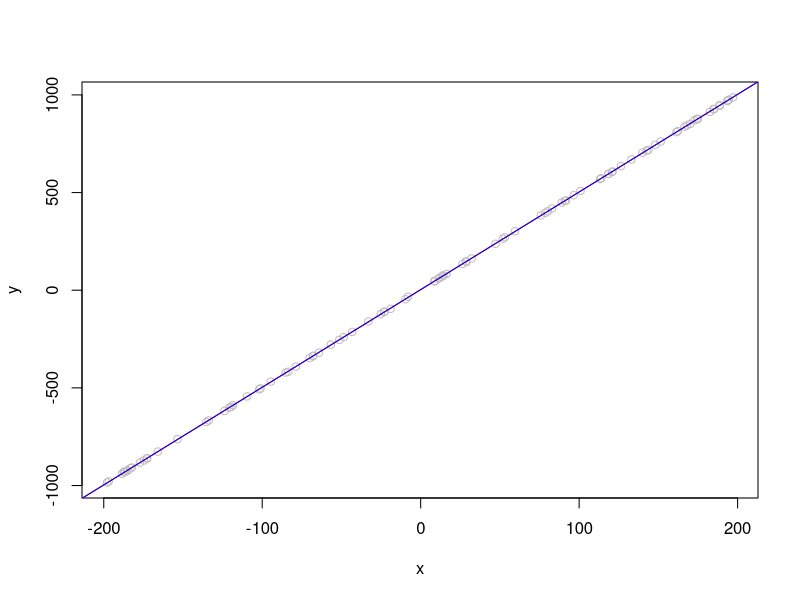
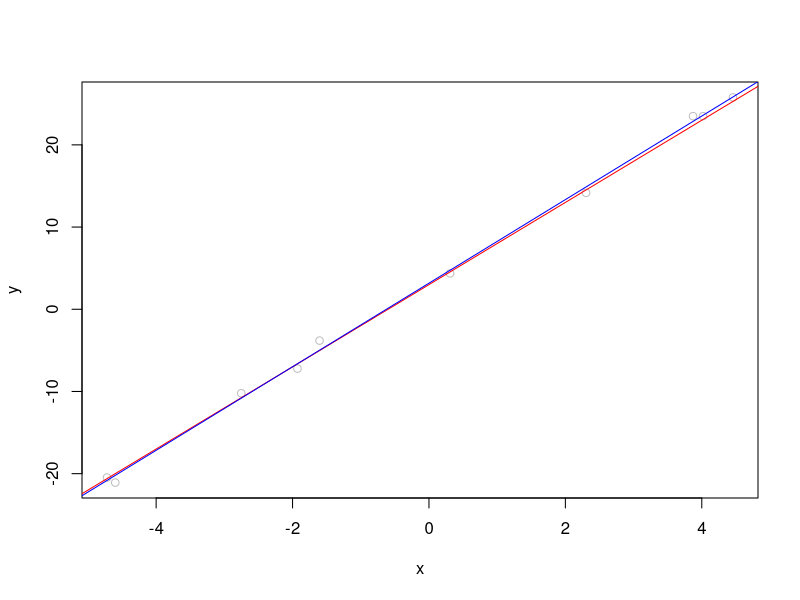
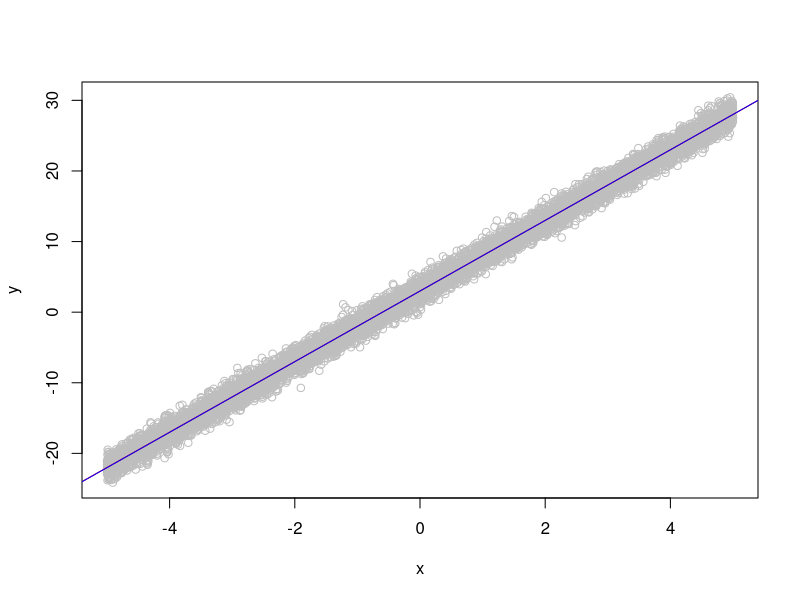
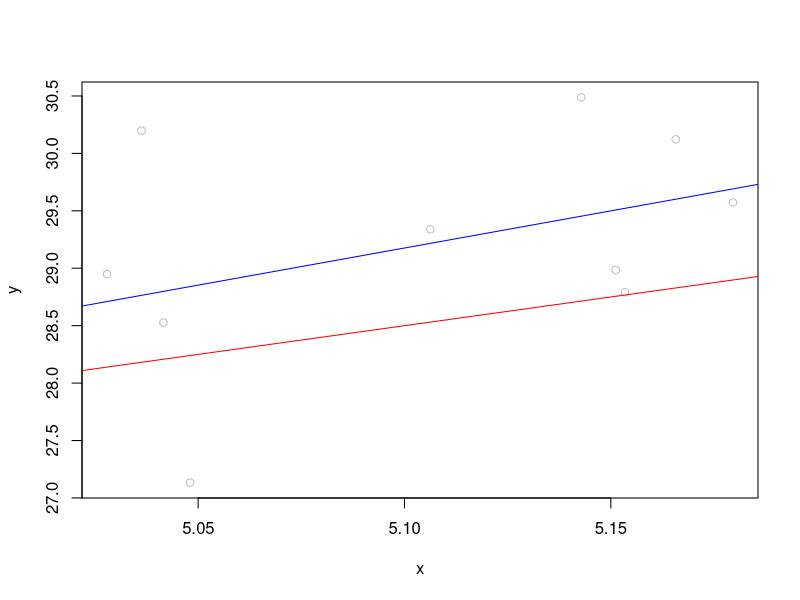
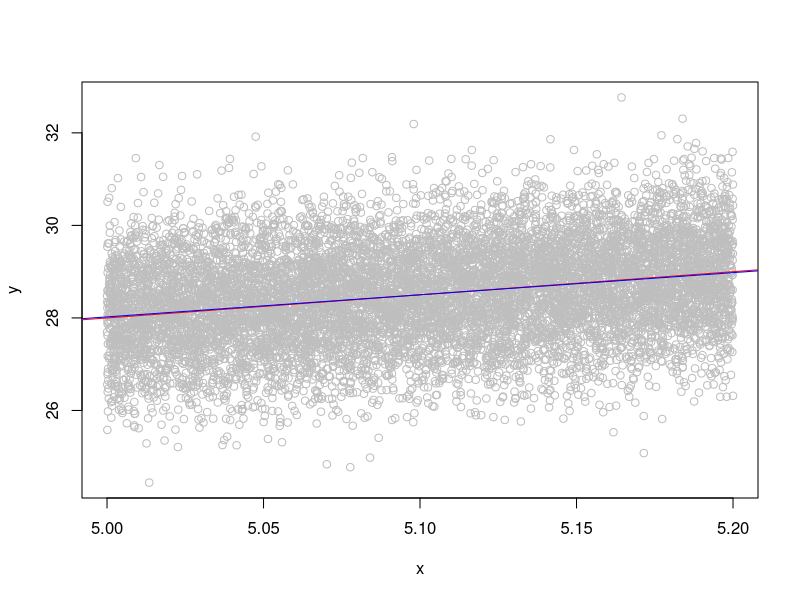
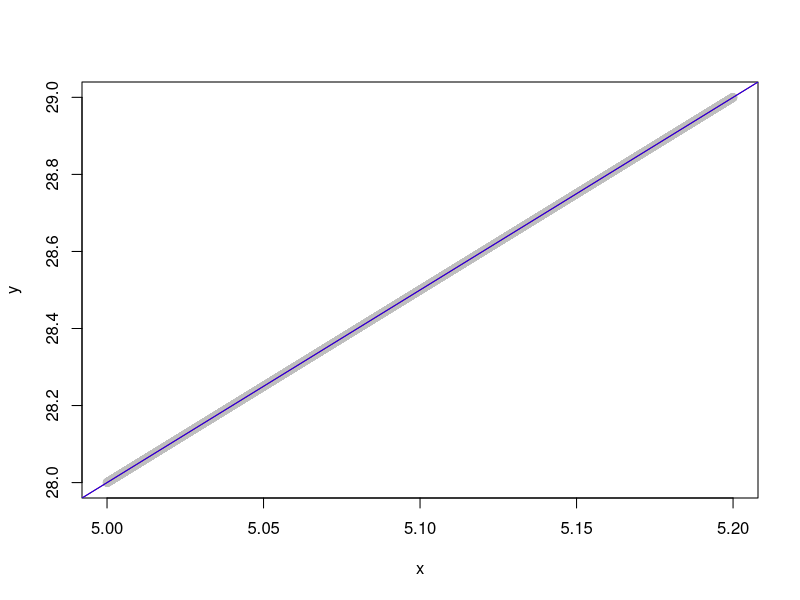
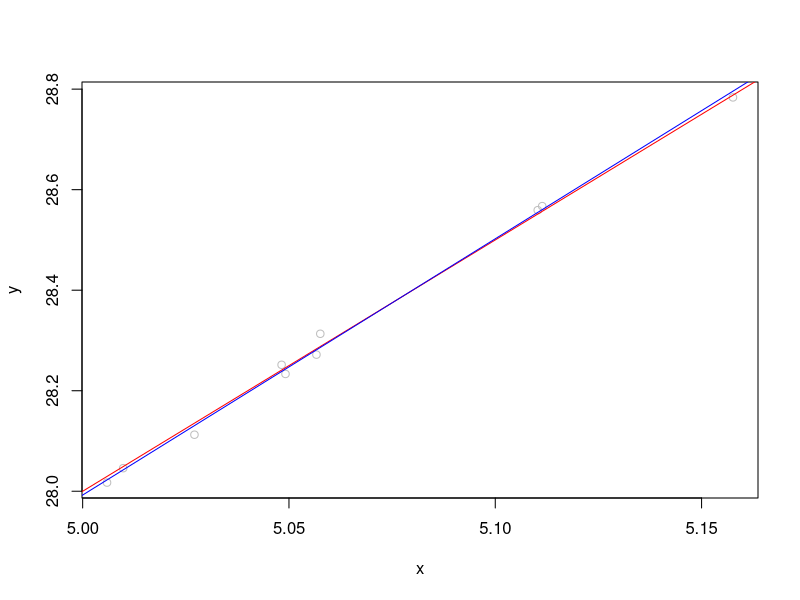
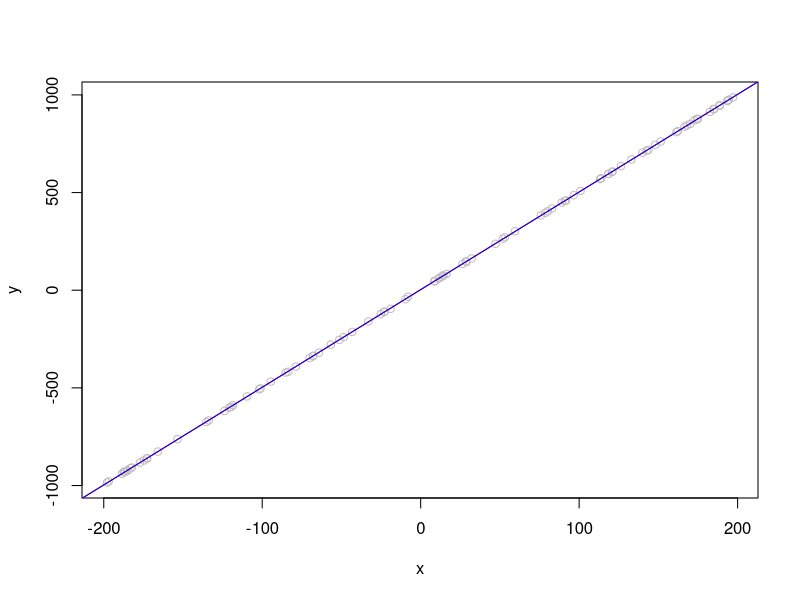

The R script that drew these images, in order:
simple_regression = function(m, a, b, xmin, xmax, sigma) {
  x = runif(m, min = xmin, max = xmax)
  epsilon = rnorm(m, mean = 0, sd = sigma)
  y = c( a + b * x + epsilon)
  observations = mapply(cbind, x, y, SIMPLIFY=T)
  
  return (data.frame(x=observations[1,], y=observations[2,]))
}


coef_estimator = function(observations, m, a, b, sigma) {
  coef = lm(y~x, data=observations)
  confint(coef)
  print(confint(coef, level=0.95))
  x=observations$x
  cat("\n")
  cat("Confidence intervals for a:",confint(coef, level=0.95)[1,],"\n")
  cat("Confidence intervals for b:",confint(coef, level=0.95)[2,],"\n")
  
  standard_error_b= (sigma/sqrt(m)) * (1/sd(x))
  standard_error_a= sd(x)*(sqrt(1/m + (mean(x)*mean(x))/sum(x*x)))
  
  cat("Confidence intervals for a:", coef(coef)[1] - standard_error_a, " ",coef(coef)[1] + standard_error_a,"\n")
  cat("Confidence intervals for b:", coef(coef)[2] - standard_error_b, " ", coef(coef)[2] + standard_error_b,"\n")
  
  return(coef)
}


plotting = function(map_plot, a, b, coef) {
  pdf(paste("plot_regression", map_plot[1,1], ".pdf"), width=5, height=5, paper='special')
  
  plot(y~x, map_plot, col="grey")  
  abline(a = a, b = b, col="red")
  abline(coef, col="blue")
  
  dev.off ();
  
  plot(y~x, map_plot, col="grey")  
  abline(a = a, b = b, col="red")
  abline(coef, col="blue")
}


full_regression = function(m, a, b, xmin, xmax, sigma) {
  regression = simple_regression(m, a, b, xmin, xmax, sigma)
  coef = coef_estimator(regression, m, a, b, sigma)
  plotting(regression, a, b, coef)
}


full_regression(100, 3, 5, -200, 200, 1.5)
full_regression(10, 3, 5, -5, 5, 1)
full_regression(10000, 3, 5, -5, 5, 1)
full_regression(10, 3, 5, 5, 5.2, 1)
full_regression(10000, 3, 5, 5, 5.2, 1)
full_regression(10000, 3, 5, 5, 5.2, 0)
full_regression(10, 3, 5, 5, 5.2, 0.01)


